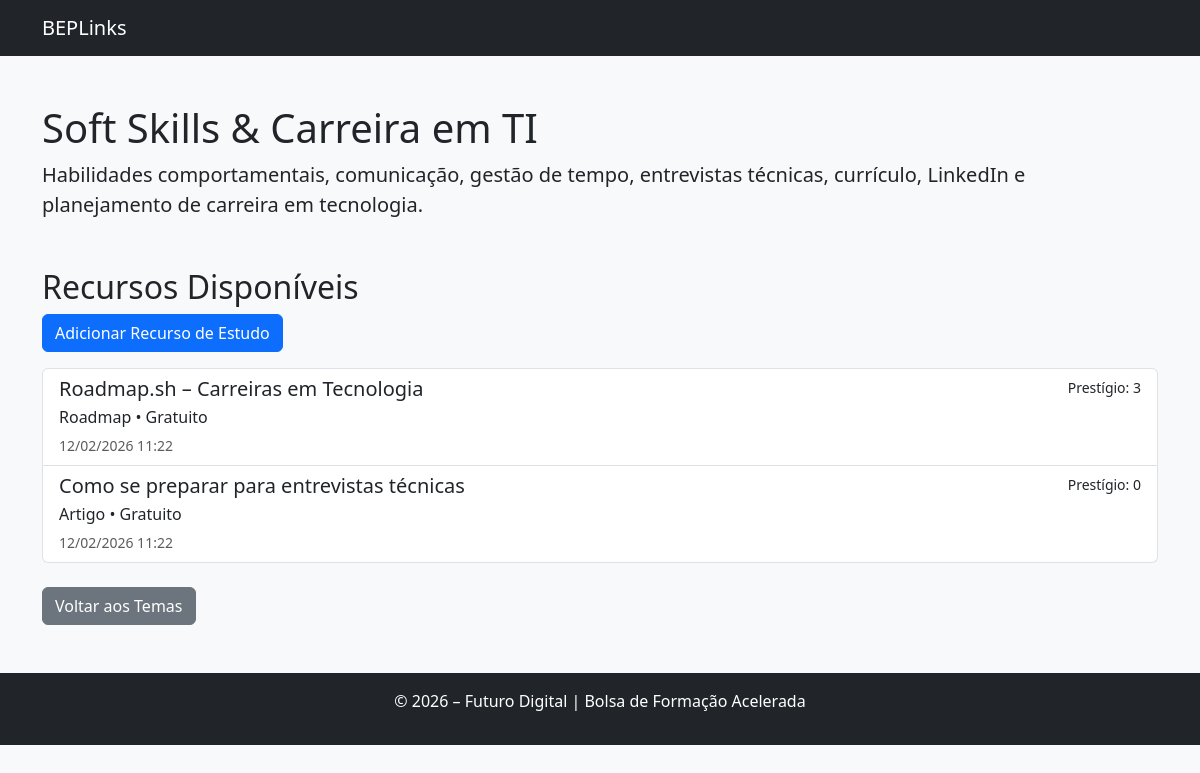
Screenshot of /tema/5/ with the database file from the repository.
### beplinks/models.py (models this page shows, shortened)
class Tema(models.Model):
    titulo = models.CharField(
        max_length=200,
        verbose_name="Título do Tema"
    )
    resumo = models.TextField(
        verbose_name="Resumo / Propósito"
    )
    class Meta:
        verbose_name = "Tema"
        verbose_name_plural = "Temas"
        ordering = ['titulo']  # ordena alfabeticamente por título

class Recurso(models.Model):
    tema = models.ForeignKey(
        'beplinks.Tema',  # referência correta ao modelo Tema no mesmo app
        on_delete=models.CASCADE,  # se o tema for deletado, deleta os recursos vinculados
        related_name='recursos',   # permite acessar: tema.recursos.all()
        verbose_name="Tema / Eixo"
    )
    nome = models.CharField(
        max_length=200,
        verbose_name="Nome do Recurso / Ferramenta"
    )
    descricao = models.TextField(
        verbose_name="Descrição"
    )
    tipo = models.CharField(
        max_length=100,
        verbose_name="Tipo",
        help_text="Ex: Artigo, Vídeo, Curso, Livro, Tutorial, Podcast, etc."
    )
    url = models.URLField(
        verbose_name="Link de Acesso",
        help_text="Endereço web completo (ex: https://...)"
    )
    catalogado_em = models.DateTimeField(
        default=timezone.now,
        verbose_name="Data de Catalogação"
    )
    gratuito = models.BooleanField(
        default=True,
        verbose_name="É gratuito? (Aberto/Gratuito)"
    )
    prestigio = models.IntegerField(
        default=0,
        verbose_name="Contador de Prestígio",
        help_text="Será usado no futuro para ordenação por popularidade/votos"
    )
    class Meta:
        verbose_name = "Recurso"
        verbose_name_plural = "Recursos"
        ordering = ['-prestigio', 'nome']  # prioriza os de maior prestígio primeiro

### beplinks/views.py (the view)
# urls.py: path('tema/<int:tema_id>/', views.detalhe_tema, name='detalhe_tema'),  # Vitrine do Eixo
def detalhe_tema(request, tema_id):
    tema = get_object_or_404(Tema, pk=tema_id)
    recursos = tema.recursos.all()  # já ordenado por -prestigio no model
    return render(request, 'beplinks/detalhe_tema.html', {
        'tema': tema,
        'recursos': recursos
    })

### beplinks/templates/beplinks/detalhe_tema.html (shortened to what this page needs)
{% extends 'beplinks/base.html' %}
{% block conteudo %}
<h1>{{ tema.titulo }}</h1>
<p class="lead">{{ tema.resumo }}</p>
<h2 class="mt-5">Recursos Disponíveis</h2>
<p><a href="{% url 'beplinks:recurso_novo_tema' tema.id %}" class="btn btn-primary">Adicionar Recurso de Estudo</a></p>
{% if recursos %}
    <div class="list-group">
        {% for rec in recursos %}
            <a href="{% url 'beplinks:detalhe_recurso' rec.id %}" class="list-group-item list-group-item-action">
                <div class="d-flex w-100 justify-content-between">
                    <h5 class="mb-1">{{ rec.nome }}</h5>
                    <small>Prestígio: {{ rec.prestigio }}</small>
                </div>
                <p class="mb-1">{{ rec.tipo }} • {% if rec.gratuito %}Gratuito{% else %}Pago{% endif %}</p>
                <small class="text-body-secondary">{{ rec.catalogado_em|date:"d/m/Y H:i" }}</small>
            </a>
        {% endfor %}
    </div>
{% else %}
    <p>Nenhum recurso cadastrado neste tema ainda.</p>
{% endif %}
<a href="{% url 'beplinks:index' %}" class="btn btn-secondary mt-4">Voltar aos Temas</a>
{% endblock %}

### rows the page displays
Tema: titulo "Soft Skills & Carreira em TI", resumo "Habilidades comportamentais, comunicação, gestão de tempo, entrevistas técnicas, currículo, LinkedIn e planejamento de carreira em tecnologia."
Recurso: nome "Roadmap.sh – Carreiras em Tecnologia", prestigio "3", tipo "Roadmap", gratuito "Gratuito", catalogado_em "12/02/2026 11:22"
Recurso: nome "Como se preparar para entrevistas técnicas", prestigio "0", tipo "Artigo", gratuito "Gratuito", catalogado_em "12/02/2026 11:22"
